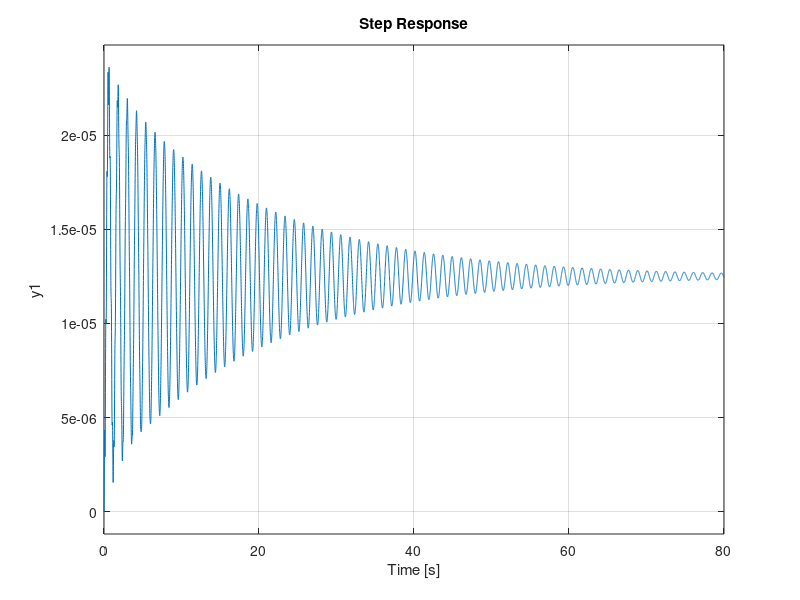

The MATLAB script that drew this image:
%The suspension system for one wheel of an old-fashioned pickup truck

M1 = 2500;
M2 = 320;
K1 = 80000;
K2 = 500000;
b1 = 350;
%b2 = 15020;

s = tf('s');
G1 = ((M1+M2)*s^2+b1*s+K2)/((M1*s^2+b1*s+K1)*(M2*s^2+b1*s+(K1+K2))-(b1*s+K1)*(b1*s+K1));
G2 = (-M1*b1*s^3-M1*K2*s^2)/((M1*s^2+b1*s+K1)*(M2*s^2+b1*s+(K1+K2))-(b1*s+K1)*(b1*s+K1));

sys = feedback(ss(G1),1);
step(sys)
